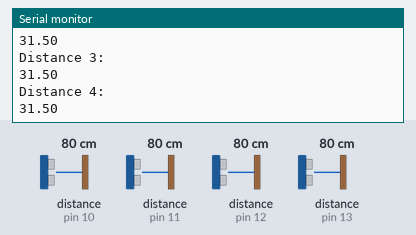
Simulated run of this sketch. Board: Arduino Mega 2560, built with avr-gcc and run on an emulated ATmega2560. On the bench: the last lines printed to the serial monitor. Wiring (inferred from the names in the program): 4 × ultrasonic range finder: trigger pin 6, echo pin 10 / trigger pin 7, echo pin 11 / trigger pin 8, echo pin 12 / trigger pin 9, echo pin 13. Inputs (shaded band) come from the test bench; at power-on: distance to the obstacle (sensors on pin 10, pin 11, pin 12, pin 13) 80 cm. The echo pulse lasts 58.3 µs per cm.

Above: at 1.9 s.
2.0 s: distance to the obstacle (sensor on pin 10) set to 2 cm
3.6 s: distance to the obstacle (sensor on pin 11) set to 2 cm
5.2 s: distance to the obstacle (sensor on pin 12) set to 2 cm
At 6.5 s:
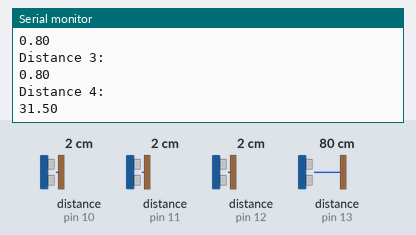
6.8 s: distance to the obstacle (sensor on pin 13) set to 4 cm
At 7.8 s:
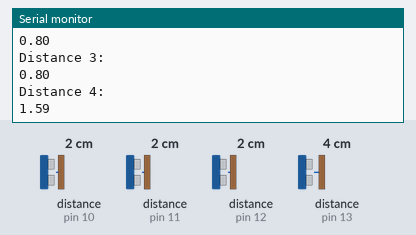
8.4 s: distance to the obstacle (sensor on pin 10) set to 4 cm
10.0 s: distance to the obstacle (sensor on pin 11) set to 9 cm
Timing chart, 0 to 12.6 s (numbered marks = the images above; inputs shaded):
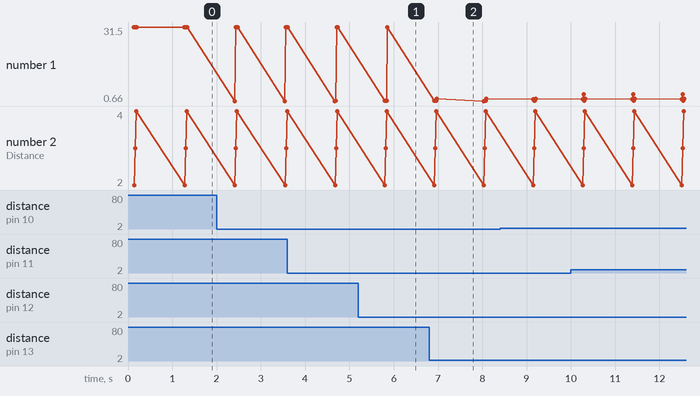

The sketch:

arduino_mega_ultrasonic_array.ino
```cpp
/***************************************************************************************
Reading Four HC-SR04 Sensors on Arduino Mega
A wiring diagram is available at the bottom of this code.
***************************************************************************************/

//Defining constant integers for the GPIOs. The constant portion of these means they will not change[1].
//They are an integer, so they are simply a whole number. Our Arduino stores integers using 16 bits giving a possible range of +/- 32,767 as the stored value[2].
const int trigPin_1 = 6; //trigger pin for first sensor on Pin 6
const int trigPin_2 = 7; //trigger pin for second sensor on Pin 7
const int trigPin_3 = 8; //trigger pin for second sensor on Pin 8
const int trigPin_4 = 9; //trigger pin for second sensor on Pin 9
const int echoPin_1 = 10;//trigger pin for second sensor on Pin 10
const int echoPin_2 = 11;//trigger pin for second sensor on Pin 11
const int echoPin_3 = 12;//trigger pin for second sensor on Pin 12
const int echoPin_4 = 13;//trigger pin for second sensor on Pin 13

//Defining floating point numbers for our duration and distance variables.
//The 'float' means these variables can be decimal numbers. Arduino stores these as 32-bit values which can hold a decimal value of +/-  3.4028235E+38 [3].
float duration,duration_1,duration_2,duration_3,duration_4,distance_1,distance_2,distance_3, distance_4;

//This is our setup function. We could have initialized our variables here as well instead of above[4].
//This code runs once to set the groundwork for the rest of what our code will be doing.
void setup() {
  pinMode(trigPin_1, OUTPUT);//set the Arduino pin that we have connected to the trigger pin on our sensor 1 to output[5].
  pinMode(trigPin_2, OUTPUT);
  pinMode(trigPin_3, OUTPUT);
  pinMode(trigPin_4, OUTPUT);
  pinMode(echoPin_1, INPUT); //set the Arduino pin that we have connected to the echo pin on our sensor 1 to input[5].
  pinMode(echoPin_2, INPUT);
  pinMode(echoPin_3, INPUT);
  pinMode(echoPin_4, INPUT);
  Serial.begin(9600);        //begin serial communication[6].
}

//cdefine a function to read a sensor[7]. this function is essentially just the loop of the original code we were working with.
//the data this function returns is a float value so we start with that
//read_distance is the name of the function and we are passing it two arguments as integers: int trig (the trigger pin of the sensor we want to read) and int echo.
float read_distance(int trig, int echo){
  digitalWrite(trig, LOW);                //set the pin that corresponds with the value of the argument 'trig' to LOW.
  delayMicroseconds(2);
  digitalWrite(trig, HIGH);               //set that pin HIGH.
  delayMicroseconds(10);                  //delay is 10 microseconds because that is how long the sensor pulse is[8, section 4. Hardware Information].
  digitalWrite(trig, LOW);
  duration = pulseIn(echo, HIGH);         //pulseIn function: starts timing when the 'echo' pin goes HIGH. stops timing when the echo pin goes LOW[9].
  return(duration);                       //return the duration value
}

void loop() {
  duration_1 = read_distance(trigPin_1, echoPin_1);//call the read_distance function for sensor 1. save the value it returns as duration_1.
  delay(25);                                       //wait a lil bit to make sure our second sensor doesn't accidentally read the pulse from sensor 1.
  duration_2 = read_distance(trigPin_2, echoPin_2);
  delay(25);
  duration_3 = read_distance(trigPin_3, echoPin_3);
  delay(25);
  duration_4 = read_distance(trigPin_4, echoPin_4);
  delay(25);

  distance_1 = (duration_1*.01350)/2;             //calculate distance_1. (time in microseconds) * (velocity of sound in inches/microsecond) / (2)
  distance_2 = (duration_2*.01350)/2;
  distance_3 = (duration_3*.01350)/2;
  distance_4 = (duration_4*.01350)/2;
  Serial.println("Distance1: ");                  //serial print line[10].
  Serial.println(distance_1);
  Serial.println("Distance 2: ");
  Serial.println(distance_2);
  Serial.println("Distance 3: ");
  Serial.println(distance_3);
  Serial.println("Distance 4: ");
  Serial.println(distance_4);                     //Access your Serial Monitor to see this data using: Tools > Serial Monitor.


  delay(1000);                                    //one second delay so we can actually look at the data as it comes in[11].
}
//wiring diagram[12]

/***************************************************************************************
Sources:

[1]https://docs.arduino.cc/language-reference/en/variables/variable-scope-qualifiers/const/
[2]https://docs.arduino.cc/language-reference/en/variables/data-types/int/
[3]https://docs.arduino.cc/language-reference/en/variables/data-types/float/
[4]https://docs.arduino.cc/language-reference/en/structure/sketch/setup/
[5]https://docs.arduino.cc/language-reference/en/functions/digital-io/pinMode/
[6]https://docs.arduino.cc/language-reference/en/functions/communication/serial/begin/
[7]https://docs.arduino.cc/learn/programming/functions/
[8]https://www.handsontec.com/dataspecs/HC-SR04-Ultrasonic.pdf
[9]https://docs.arduino.cc/language-reference/en/functions/advanced-io/pulseIn/
[10]https://docs.arduino.cc/language-reference/en/functions/communication/serial/println/
[11]https://docs.arduino.cc/language-reference/en/functions/time/delay/
[12]https://app.cirkitdesigner.com/project/5233f618-ebff-4be5-a1e8-7c40f4ec8d1d

***************************************************************************************/
```

Measured:
- after the input at 6.8 s, the serial monitor: prints a new line after 0.18 s (image 2)
- plotted number 1: 31.5 → 1.59 after the input at 6.8 s
